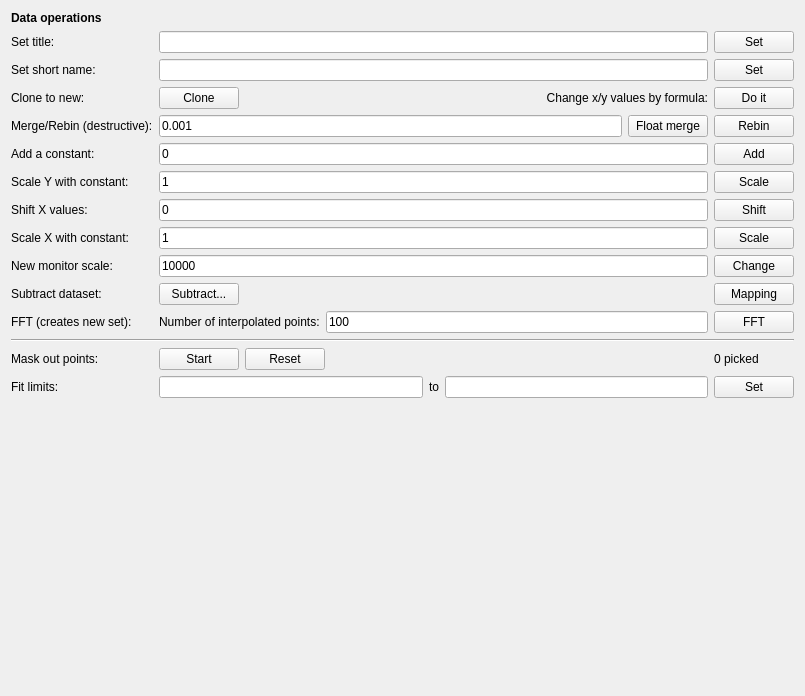
<?xml version="1.0" encoding="UTF-8"?>
<ui version="4.0">
 <class>Form</class>
 <widget class="QWidget" name="Form">
  <property name="geometry">
   <rect>
    <x>0</x>
    <y>0</y>
    <width>805</width>
    <height>696</height>
   </rect>
  </property>
  <property name="windowTitle">
   <string>Form</string>
  </property>
  <layout class="QVBoxLayout" name="verticalLayout">
   <item>
    <layout class="QGridLayout" name="gridLayout">
     <item row="8" column="1" colspan="2">
      <widget class="QLineEdit" name="scaleXConstEdit">
       <property name="text">
        <string>1</string>
       </property>
      </widget>
     </item>
     <item row="7" column="3">
      <widget class="QPushButton" name="shiftBtn">
       <property name="text">
        <string>Shift</string>
       </property>
      </widget>
     </item>
     <item row="2" column="0">
      <widget class="QLabel" name="label_12">
       <property name="text">
        <string>Set short name:</string>
       </property>
      </widget>
     </item>
     <item row="13" column="2">
      <layout class="QHBoxLayout" name="horizontalLayout_2">
       <item>
        <widget class="QPushButton" name="badResetBtn">
         <property name="sizePolicy">
          <sizepolicy hsizetype="Fixed" vsizetype="Fixed">
           <horstretch>0</horstretch>
           <verstretch>0</verstretch>
          </sizepolicy>
         </property>
         <property name="text">
          <string>Reset</string>
         </property>
        </widget>
       </item>
       <item>
        <spacer name="horizontalSpacer">
         <property name="orientation">
          <enum>Qt::Horizontal</enum>
         </property>
         <property name="sizeHint" stdset="0">
          <size>
           <width>40</width>
           <height>20</height>
          </size>
         </property>
        </spacer>
       </item>
      </layout>
     </item>
     <item row="15" column="0">
      <widget class="QLabel" name="label_4">
       <property name="text">
        <string>Fit limits:</string>
       </property>
      </widget>
     </item>
     <item row="3" column="3">
      <widget class="QPushButton" name="arbBtn">
       <property name="text">
        <string>Do it</string>
       </property>
      </widget>
     </item>
     <item row="7" column="1" colspan="2">
      <widget class="QLineEdit" name="shiftConstEdit">
       <property name="text">
        <string>0</string>
       </property>
      </widget>
     </item>
     <item row="5" column="3">
      <widget class="QPushButton" name="addBtn">
       <property name="text">
        <string>Add</string>
       </property>
      </widget>
     </item>
     <item row="10" column="0">
      <widget class="QLabel" name="label_13">
       <property name="text">
        <string>Subtract dataset:</string>
       </property>
      </widget>
     </item>
     <item row="8" column="3">
      <widget class="QPushButton" name="scaleXBtn">
       <property name="text">
        <string>Scale</string>
       </property>
      </widget>
     </item>
     <item row="11" column="1" colspan="2">
      <layout class="QHBoxLayout" name="horizontalLayout_4">
       <item>
        <widget class="QLabel" name="label_17">
         <property name="text">
          <string>Number of interpolated points:</string>
         </property>
        </widget>
       </item>
       <item>
        <widget class="QLineEdit" name="fftNpointsEdit">
         <property name="text">
          <string>100</string>
         </property>
        </widget>
       </item>
      </layout>
     </item>
     <item row="7" column="0">
      <widget class="QLabel" name="label_3">
       <property name="sizePolicy">
        <sizepolicy hsizetype="Fixed" vsizetype="Preferred">
         <horstretch>0</horstretch>
         <verstretch>0</verstretch>
        </sizepolicy>
       </property>
       <property name="text">
        <string>Shift X values:</string>
       </property>
      </widget>
     </item>
     <item row="2" column="3">
      <widget class="QPushButton" name="nameBtn">
       <property name="text">
        <string>Set</string>
       </property>
      </widget>
     </item>
     <item row="3" column="2">
      <widget class="QLabel" name="label_15">
       <property name="text">
        <string>Change x/y values by formula:</string>
       </property>
       <property name="alignment">
        <set>Qt::AlignRight|Qt::AlignTrailing|Qt::AlignVCenter</set>
       </property>
      </widget>
     </item>
     <item row="6" column="1" colspan="2">
      <widget class="QLineEdit" name="scaleConstEdit">
       <property name="text">
        <string>1</string>
       </property>
      </widget>
     </item>
     <item row="13" column="1">
      <widget class="QPushButton" name="badPointsBtn">
       <property name="sizePolicy">
        <sizepolicy hsizetype="Fixed" vsizetype="Fixed">
         <horstretch>0</horstretch>
         <verstretch>0</verstretch>
        </sizepolicy>
       </property>
       <property name="text">
        <string>Start</string>
       </property>
      </widget>
     </item>
     <item row="5" column="1" colspan="2">
      <widget class="QLineEdit" name="addConstEdit">
       <property name="text">
        <string>0</string>
       </property>
      </widget>
     </item>
     <item row="1" column="0">
      <widget class="QLabel" name="label_11">
       <property name="text">
        <string>Set title:</string>
       </property>
      </widget>
     </item>
     <item row="3" column="1">
      <widget class="QPushButton" name="cloneBtn">
       <property name="text">
        <string>Clone</string>
       </property>
      </widget>
     </item>
     <item row="2" column="1" colspan="2">
      <widget class="QLineEdit" name="nameEdit"/>
     </item>
     <item row="4" column="1" colspan="2">
      <layout class="QHBoxLayout" name="horizontalLayout_3">
       <item>
        <widget class="QLineEdit" name="precisionEdit">
         <property name="text">
          <string>0.001</string>
         </property>
        </widget>
       </item>
       <item>
        <widget class="QPushButton" name="floatmergeBtn">
         <property name="text">
          <string>Float merge</string>
         </property>
        </widget>
       </item>
      </layout>
     </item>
     <item row="13" column="0">
      <widget class="QLabel" name="label_8">
       <property name="text">
        <string>Mask out points:</string>
       </property>
      </widget>
     </item>
     <item row="1" column="1" colspan="2">
      <widget class="QLineEdit" name="titleEdit"/>
     </item>
     <item row="11" column="0">
      <widget class="QLabel" name="label_16">
       <property name="text">
        <string>FFT (creates new set):</string>
       </property>
      </widget>
     </item>
     <item row="5" column="0">
      <widget class="QLabel" name="label">
       <property name="sizePolicy">
        <sizepolicy hsizetype="Fixed" vsizetype="Preferred">
         <horstretch>0</horstretch>
         <verstretch>0</verstretch>
        </sizepolicy>
       </property>
       <property name="text">
        <string>Add a constant:</string>
       </property>
      </widget>
     </item>
     <item row="13" column="3">
      <widget class="QLabel" name="pickedLbl">
       <property name="text">
        <string>0 picked</string>
       </property>
      </widget>
     </item>
     <item row="12" column="0" colspan="4">
      <widget class="Line" name="line">
       <property name="orientation">
        <enum>Qt::Horizontal</enum>
       </property>
      </widget>
     </item>
     <item row="8" column="0">
      <widget class="QLabel" name="label_14">
       <property name="text">
        <string>Scale X with constant:</string>
       </property>
      </widget>
     </item>
     <item row="0" column="0" colspan="3">
      <widget class="QLabel" name="label_10">
       <property name="font">
        <font>
         <weight>75</weight>
         <bold>true</bold>
        </font>
       </property>
       <property name="text">
        <string>Data operations</string>
       </property>
      </widget>
     </item>
     <item row="6" column="3">
      <widget class="QPushButton" name="mulBtn">
       <property name="text">
        <string>Scale</string>
       </property>
      </widget>
     </item>
     <item row="15" column="1" colspan="2">
      <layout class="QHBoxLayout" name="horizontalLayout">
       <item>
        <widget class="QLineEdit" name="limitminEdit"/>
       </item>
       <item>
        <widget class="QLabel" name="label_5">
         <property name="text">
          <string>to</string>
         </property>
        </widget>
       </item>
       <item>
        <widget class="QLineEdit" name="limitmaxEdit"/>
       </item>
      </layout>
     </item>
     <item row="4" column="3">
      <widget class="QPushButton" name="rebinBtn">
       <property name="text">
        <string>Rebin</string>
       </property>
      </widget>
     </item>
     <item row="9" column="3">
      <widget class="QPushButton" name="monscaleBtn">
       <property name="text">
        <string>Change</string>
       </property>
      </widget>
     </item>
     <item row="4" column="0">
      <widget class="QLabel" name="label_2">
       <property name="sizePolicy">
        <sizepolicy hsizetype="Fixed" vsizetype="Preferred">
         <horstretch>0</horstretch>
         <verstretch>0</verstretch>
        </sizepolicy>
       </property>
       <property name="text">
        <string>Merge/Rebin (destructive):</string>
       </property>
      </widget>
     </item>
     <item row="9" column="1" colspan="2">
      <widget class="QLineEdit" name="monscaleEdit">
       <property name="text">
        <string>10000</string>
       </property>
      </widget>
     </item>
     <item row="1" column="3">
      <widget class="QPushButton" name="titleBtn">
       <property name="text">
        <string>Set</string>
       </property>
      </widget>
     </item>
     <item row="9" column="0">
      <widget class="QLabel" name="label_6">
       <property name="sizePolicy">
        <sizepolicy hsizetype="Fixed" vsizetype="Preferred">
         <horstretch>0</horstretch>
         <verstretch>0</verstretch>
        </sizepolicy>
       </property>
       <property name="text">
        <string>New monitor scale:</string>
       </property>
      </widget>
     </item>
     <item row="11" column="3">
      <widget class="QPushButton" name="fftBtn">
       <property name="text">
        <string>FFT</string>
       </property>
      </widget>
     </item>
     <item row="3" column="0">
      <widget class="QLabel" name="label_9">
       <property name="text">
        <string>Clone to new:</string>
       </property>
      </widget>
     </item>
     <item row="6" column="0">
      <widget class="QLabel" name="label_7">
       <property name="sizePolicy">
        <sizepolicy hsizetype="Fixed" vsizetype="Preferred">
         <horstretch>0</horstretch>
         <verstretch>0</verstretch>
        </sizepolicy>
       </property>
       <property name="text">
        <string>Scale Y with constant:</string>
       </property>
      </widget>
     </item>
     <item row="15" column="3">
      <widget class="QPushButton" name="limitsBtn">
       <property name="text">
        <string>Set</string>
       </property>
      </widget>
     </item>
     <item row="10" column="1">
      <widget class="QPushButton" name="subtractBtn">
       <property name="text">
        <string>Subtract...</string>
       </property>
      </widget>
     </item>
     <item row="10" column="3">
      <widget class="QPushButton" name="mappingBtn">
       <property name="text">
        <string>Mapping</string>
       </property>
       <property name="icon">
        <iconset resource="../../../resource/gui.qrc">
         <normaloff>:/map.png</normaloff>:/map.png</iconset>
       </property>
      </widget>
     </item>
    </layout>
   </item>
   <item>
    <spacer name="verticalSpacer">
     <property name="orientation">
      <enum>Qt::Vertical</enum>
     </property>
     <property name="sizeHint" stdset="0">
      <size>
       <width>20</width>
       <height>40</height>
      </size>
     </property>
    </spacer>
   </item>
  </layout>
 </widget>
 <tabstops>
  <tabstop>titleEdit</tabstop>
  <tabstop>titleBtn</tabstop>
  <tabstop>nameEdit</tabstop>
  <tabstop>nameBtn</tabstop>
  <tabstop>rebinBtn</tabstop>
  <tabstop>addConstEdit</tabstop>
  <tabstop>addBtn</tabstop>
  <tabstop>scaleConstEdit</tabstop>
  <tabstop>mulBtn</tabstop>
  <tabstop>shiftConstEdit</tabstop>
  <tabstop>shiftBtn</tabstop>
  <tabstop>monscaleEdit</tabstop>
  <tabstop>monscaleBtn</tabstop>
  <tabstop>badPointsBtn</tabstop>
  <tabstop>badResetBtn</tabstop>
  <tabstop>limitminEdit</tabstop>
  <tabstop>limitmaxEdit</tabstop>
  <tabstop>limitsBtn</tabstop>
 </tabstops>
 <resources>
  <include location="../../../resource/gui.qrc"/>
 </resources>
 <connections/>
</ui>
